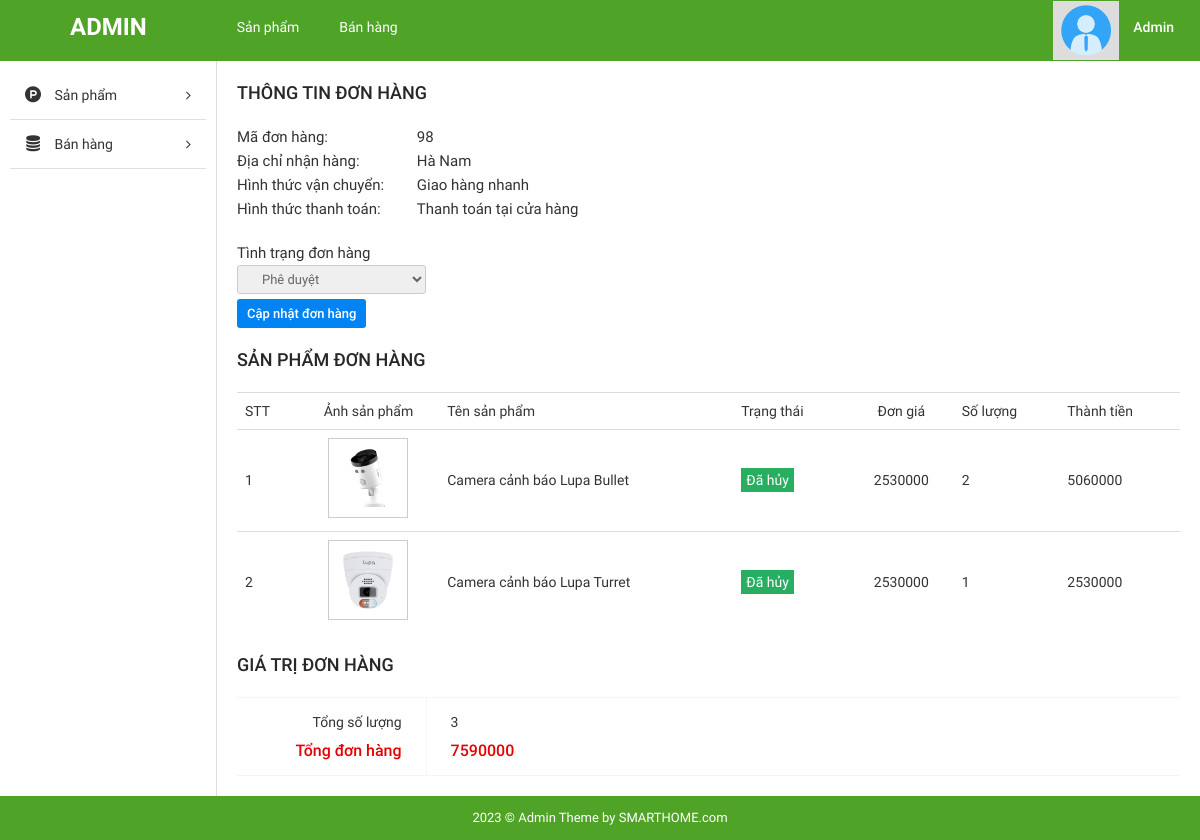
/admin/index.php?page=detail_order&order_id=98 (signed in), run on the app's committed database.
### tables this page shows
CREATE TABLE `tbl_order` (
  `order_id` int(11) NOT NULL,
  `total_price` int(50) NOT NULL,
  `date` date NOT NULL,
  `transport_fee` int(11) NOT NULL,
  `status` varchar(50) NOT NULL,
  `user_id` int(11) NOT NULL,
  `email` varchar(100) NOT NULL,
  `phone_num` varchar(12) NOT NULL,
  `address` varchar(100) NOT NULL,
  `note` text NOT NULL,
  `httt` varchar(200) NOT NULL,
  `htvc` varchar(200) NOT NULL
);

CREATE TABLE `tbl_user` (
  `user_id` int(20) NOT NULL,
  `username` varchar(30) NOT NULL,
  `pass` varchar(100) NOT NULL,
  `fullname` varchar(100) NOT NULL,
  `email` varchar(40) NOT NULL,
  `gender` varchar(10) NOT NULL,
  `phone_num` varchar(15) NOT NULL,
  `address` varchar(100) NOT NULL,
  `rule_user` int(1) NOT NULL
);

CREATE TABLE `tbl_orderdetail` (
  `order_id` int(11) NOT NULL,
  `pro_id` int(11) NOT NULL,
  `quantity` int(11) NOT NULL
);

CREATE TABLE `tbl_product` (
  `pro_id` int(11) NOT NULL,
  `pro_name` varchar(200) NOT NULL,
  `original_price` int(11) NOT NULL,
  `promotional_price` int(11) DEFAULT NULL,
  `quantity` int(11) NOT NULL DEFAULT 100,
  `short_desc` text NOT NULL,
  `detail_desc` text DEFAULT NULL,
  `pro_image` varchar(100) NOT NULL,
  `cat_id` int(11) NOT NULL,
  `brand_id` int(20) NOT NULL,
  `status_pro` int(11) NOT NULL
);

### admin/index.php (called while the page is built, shortened)
<?php
$page = isset($_GET['page']) ? $_GET['page'] : 'list_order';
$path = "./pages/{$page}.php";
require './inc/header.php';
require "{$path}";
require './inc/footer.php';
?>

### admin/pages/detail_order.php (the view, shortened to what this page needs)
<?php
$order_id = $_GET['order_id'];
$sql = "SELECT pro_image,pro_name,promotional_price,tbl_orderdetail.quantity , tbl_order.status
FROM tbl_order,tbl_orderdetail,tbl_product WHERE tbl_order.order_id=tbl_orderdetail.order_id
AND tbl_orderdetail.pro_id=tbl_product.pro_id AND tbl_order.order_id='$order_id'";
$sql1 = "SELECT order_id,tbl_user.address,tbl_order.note,tbl_order.status, htvc, httt FROM tbl_order INNER JOIN tbl_user
ON tbl_order.user_id=tbl_user.user_id WHERE order_id='$order_id'";
$rs1 = mysqli_query($con, $sql1);
$r1 = mysqli_fetch_array($rs1);
$rs = mysqli_query($con, $sql);
?>
<div id="main-content-wp" class="list-product-page">
    <div class="wrap clearfix">
        <?php require 'inc/sidebar.php'; ?>
        <div id="content" class="detail-exhibition fl-right">
            <div class="section" id="info">
                <div class="section-head">
                    <h3 class="section-title">Thông tin đơn hàng</h3>
                </div>
                <table style="width: 40%">
                    <tr>
                        <td>
                            <h3 class="title" style="display:inline-block">Mã đơn hàng: </h3>
                        </td>
                        <td><span class="detail"><?= $r1['order_id'] ?></span></td>
                    </tr>
                    <tr>
                        <td>
                            <h3 class="title" style="display:inline-block">Địa chỉ nhận hàng: </h3>
                        </td>
                        <td><span class="detail"><?= $r1['address'] ?></span></td>
                    </tr>
                    <tr>
                        <td>
                            <h3 class="title" style="display:inline-block">Hình thức vận chuyển: </h3>
                        </td>
                        <td><span class="detail"><?= $r1['htvc'] ?></span></td>
                    </tr>
                    <tr>
                        <td>
                            <h3 class="title" style="display:inline-block">Hình thức thanh toán: </h3>
                        </td>
                        <td><span class="detail"><?= $r1['httt'] ?></span></td>
                    </tr>
                </table>
                <form method="POST" action="" style="margin-top: 20px;">
                    <h3 class="title">Tình trạng đơn hàng</h3>
                    <select name="status">
                        <option <?php if(isset($statuss) && $statuss == 0) echo "selected = 'selected'" ?> value="0">Phê duyệt</option>
                    </select>
                    <br>
                    <input type="submit" name="sm_status" value="Cập nhật đơn hàng" style="margin-top: 5px">
                </form>
            </div>
            <div class="section">
                <div class="section-head">
                    <h3 class="section-title">Sản phẩm đơn hàng</h3>
                </div>
                <div class="table-responsive">
                    <table class="table info-exhibition">
                        <tr>
                            <td class="thead-text">STT</td>
                            <td class="thead-text">Ảnh sản phẩm</td>
                            <td class="thead-text">Tên sản phẩm</td>
                            <td class="thead-text">Trạng thái</td>
                            <td class="thead-text">Đơn giá</td>
                            <td class="thead-text">Số lượng</td>
                            <td class="thead-text">Thành tiền</td>
                        </tr>
                        <?php
                        $sum_price = 0;
                        $sum_quantity = 0;
                        $count = 0;
                        while ($r = mysqli_fetch_assoc($rs)) {
                            $count++;
                            $price = $r['promotional_price'];
                            $quantity = $r['quantity'];
                            $sum = $price * $quantity;
                        ?>
                            <tr>
                                <td class="thead-text"><?= $count ?></td>
                                <td class="thead-text">
                                    <div class="thumb">
                                        <img src="../<?= $r['pro_image'] ?>" alt="">
                                    </div>
                                </td>
                                <td class="thead-text"><?= $r['pro_name'] ?></td>
                                <td class="thead-text">
                                    <p style="display: inline-block;padding: 2px 5px; background-color: #27ae60; color: #fff"><?= $r['status'] ?></p>
                                </td>
                                <td class="thead-text"><?= $r['promotional_price'] ?></td>
                                <td class="thead-text"><?= $r['quantity'] ?></td>
                                <td class="thead-text"><?= $sum ?></td>
                            </tr>
                        <?php
                            $sum_price += $sum;
                            $sum_quantity += $quantity;
                        }
                        ?>
                    </table>
                </div>
            </div>
            <div class="section">
                <h3 class="section-title">Giá trị đơn hàng</h3>
                <div class="section-detail">
                    <ul class="list-item clearfix">
                        <li>
                            <span class="total-fee">Tổng số lượng</span>
                            <span class="total">Tổng đơn hàng</span>
                        </li>
                        <li>
                            <span class="total-fee"><?= $sum_quantity ?></span>
                            <span class="total"><?= $sum_price ?></span>
                        </li>
                    </ul>
                </div>
            </div>
        </div>
    </div>
</div>
</div>

### admin/public/css/import/global.css (style rules this page uses)
body { font-family: "Roboto Regular"; font-size: 14px; line-height: 24px; color: #333; }
.fl-right { float: right; }
img { max-width: 100%; height: auto; display: block; }
ul li { list-style: none!important; }

### admin/public/css/import/list_post.css (style rules this page uses)
#content { width: 82%; border-left: 1px solid #ddd; padding: 20px; }

### admin/public/css/import/detail_order.css (style rules this page uses)
.detail-exhibition .section { margin-bottom: 20px; font-size: 15px; }
.detail-exhibition .section:last-child { padding: 0; margin-bottom: 0; }
.detail-exhibition .section .list-item .title, .detail-exhibition .section .section-title { position: relative; padding-left: 30px; color: #272727; font-family: 'Roboto Medium'; }
.detail-exhibition .section .section-title { padding: 0; line-height: inherit; border-bottom: none; }
.detail-exhibition .section .section-detail { padding: 0; }
.detail-exhibition .section .section-detail .list-item { border-top: 1px solid #f5f5f5; border-bottom: 1px solid #f5f5f5; }
.detail-exhibition .section .section-detail .list-item li { float: left; padding: 12px 24px; border-left: 1px solid #f5f5f5; }
.detail-exhibition .section .section-detail .list-item li:nth-child(1) { width: 20%; text-align: right; border-left: none; }
.detail-exhibition .section .section-detail .list-item li:nth-child(2) { width: 80%; text-align: left; }
.detail-exhibition .section .section-detail .list-item li span { display: block; padding-bottom: 5px; color: #333; font-size: 14px; }
.detail-exhibition .section .section-detail .list-item li .total { font-size: 16px; color: #e60000; padding-bottom: 0; font-family: 'Roboto Medium'; font-weight: normal; }
.detail-exhibition .info-exhibition tbody tr td { color: #333; font-size: 14px; vertical-align: middle; }
.detail-exhibition .info-exhibition tbody tr td:nth-child(2) .thumb { display: inline-block; }
.detail-exhibition .info-exhibition tr td:nth-child(2) { width: 15%; text-align: center; }
.detail-exhibition .info-exhibition tr td:nth-child(5) { text-align: center; }
.table { margin-bottom: 0!important; }
.detail-exhibition .thumb { margin-top: 0!important; }
.info-exhibition .thumb img { width: 80px; height: 80px; border: 1px solid #ccc; }
#info select { border: 1px solid #ccc; padding: 5px 20px; font-size: 13px; color: #666; border-radius: 3px; }
#info input[type="submit"] { font-size: 13px; padding: 3px 10px; border: none; background: #0183f3; color: #fff; font-family: 'Roboto Medium'; font-weight: normal; line-height: 23px; border-radius: 3px; }
.detail-exhibition .section .section-title { font-weight: normal; text-transform: uppercase; font-size: 18px; margin-bottom: 20px; }

### data on the page
tbl_order: order_id "98", user.address "Hà Nam", htvc "Giao hàng nhanh", httt "Thanh toán tại cửa hàng"
tbl_orderdetail: pro.pro_image (picture), pro.pro_name "Camera cảnh báo Lupa Bullet", order.status "Đã hủy", pro.promotional_price "2530000", quantity "2", sum "5060000"
tbl_orderdetail: pro.pro_image (picture), pro.pro_name "Camera cảnh báo Lupa Turret", order.status "Đã hủy", pro.promotional_price "2530000", quantity "1"

### other printed values
$sum_quantity "3"
$sum_price "7590000"
